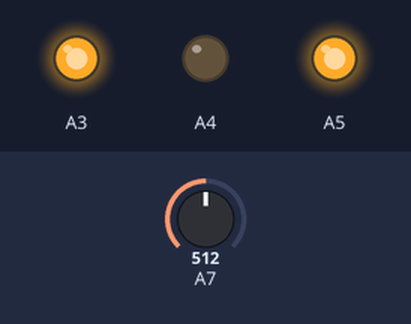
Simulated run of this sketch. Board: Arduino Nano, built with avr-gcc and run on an emulated ATmega328P. On the bench: output pins drawn as LEDs (lit = HIGH). The test bench sets the inputs (shaded band); at power-on: A7 = 512.

Above: at 1.2 s.
1.3 s: A7 set to 985
2.8 s: A7 set to 1015
At 3.1 s:
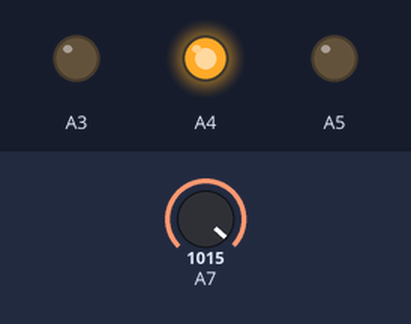
4.3 s: A7 set to 900
At 5.5 s:
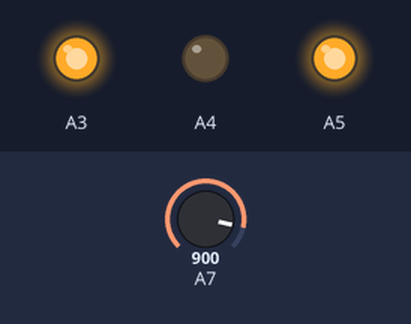
5.8 s: A7 set to 1023
At 6.8 s:
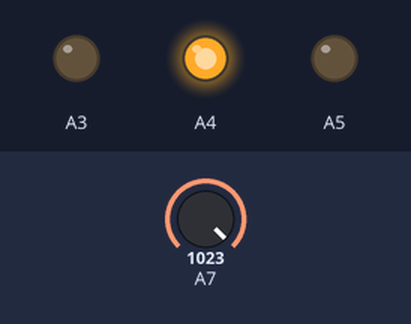
Timing chart, 0 to 8.3 s (numbered marks = the images above; inputs shaded):
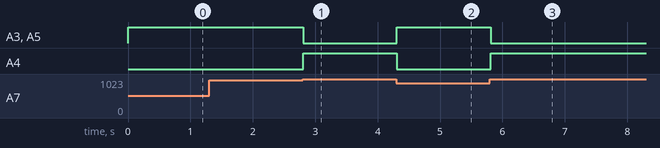

Measured:
- the behaviour switches between 999 and 1000 on A7 (found by bisection; images 0 and 1)
- after the input at 1.3 s, every drawn part: stays the same
- after the input at 2.8 s, A3, A5: HIGH → LOW at once; A4: LOW → HIGH at once
- after the input at 4.3 s, A3, A5: LOW → HIGH at once; A4: HIGH → LOW at once
- after the input at 5.8 s, A3, A5: HIGH → LOW at once; A4: LOW → HIGH at once

The sketch:

UV_play.ino
```cpp
int UV;
int light[12][3]={{0,255,0},
               {0,255,0},
               {0,255,0},
               {95,160,0},
               {95,160,0},
               {95,160,0},
               {160,95,0},
               {160,95,0},
               {255,0,0},
               {255,0,0},
               {255,0,0},
               {128,0,128}};

void setup() {
  pinMode(A3,OUTPUT);
  pinMode(A4,OUTPUT);
  pinMode(A5,OUTPUT);
  pinMode(A7,INPUT);

}

void loop() {
  UV=(analogRead(A7)/1000)*11;
  analogWrite(A3,255-light[UV][0]);
  analogWrite(A4,255-light[UV][1]);
  analogWrite(A5,255-light[UV][2]);
  delay(100);
}
```
